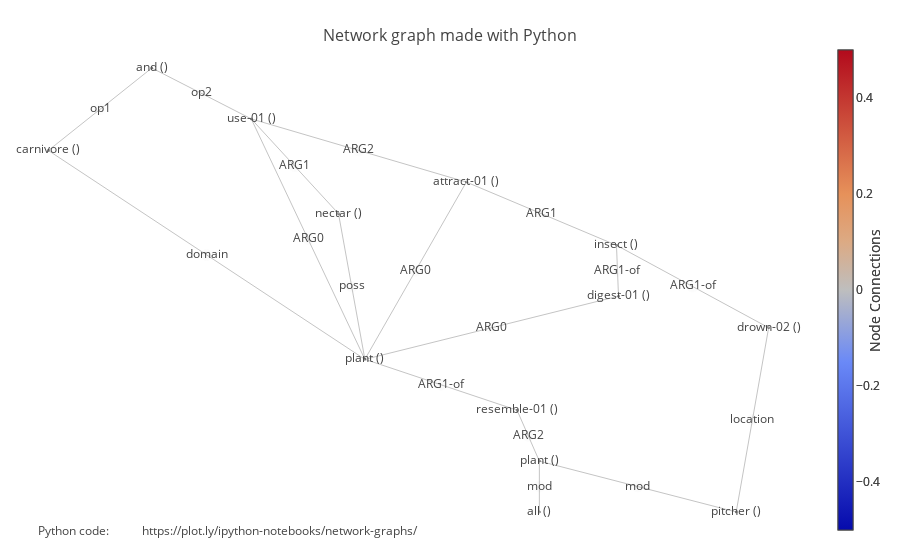

Here is the notebook cell this chart was saved with:
### Code cell
fig = go.Figure(
    data=[edge_trace, node_trace, edge_info_node_trace],
    layout=go.Layout(
    title='<br>Network graph made with Python',
    titlefont=dict(size=16),
    showlegend=False,
    hovermode='closest',
    margin=dict(b=20,l=5,r=5,t=40),
    annotations=[ dict(
        text="""
        Python code: <a href='https://plot.ly/ipython-notebooks/network-graphs/'> 
        https://plot.ly/ipython-notebooks/network-graphs/</a>""",
        showarrow=False,
        xref="paper", yref="paper",
        x=0.005, y=-0.002 ) ],
    xaxis=dict(showgrid=False, zeroline=False, showticklabels=False),
    yaxis=dict(showgrid=False, zeroline=False, showticklabels=False)))

iplot(fig, filename='networkx')
print(mrp_json.get('input'))

### Figure 1 — Plotly figure (JSON) as saved in the notebook; plotly's stock layout.template omitted (floating-point values rounded to 4 significant figures)
{"data": [{"hoverinfo": "none", "line": {"color": "#888", "width": 0.5}, "mode": "lines", "text": [], "type": "scatter", "uid": "14ae4e84-be2b-4345-9376-2471fca501fb", "x": [106.2, 155.2, null, 106.2, 55.24, null, 55.24, 211.2, null, 211.2, 286.2, null, 286.2, 297.2, null, 297.2, 297.2, null, 297.2, 394.2, null, 155.2, 198.2, null, 155.2, 211.2, null, 155.2, 261.2, null, 198.2, 211.2, null, 261.2, 211.2, null, 261.2, 335.2, null, 335.2, 410.2, null, 335.2, 336.2, null, 410.2, 394.2, null, 336.2, 211.2, null], "y": [777, 690, null, 777, 636, null, 636, 279, null, 279, 192, null, 192, 105, null, 105, 18, null, 105, 18, null, 690, 528, null, 690, 279, null, 690, 582, null, 528, 279, null, 582, 279, null, 582, 474, null, 474, 333, null, 474, 387, null, 333, 18, null, 387, 279, null]}, {"hoverinfo": "text", "hovertext": ["id: 0<br />label: and", "id: 1<br />label: carnivore", "id: 2<br />label: plant", "id: 3<br />label: resemble-01", "id: 4<br />label: plant", "id: 5<br />label: all", "id: 6<br />label: use-01", "id: 7<br />label: nectar", "id: 8<br />label: attract-01", "id: 9<br />label: insect", "id: 10<br />label: drown-02", "id: 11<br />label: pitcher", "id: 12<br />label: digest-01"], "marker": {"color": [], "colorbar": {"thickness": 15, "title": {"side": "right", "text": "Node Connections"}, "xanchor": "left"}, "colorscale": "YlGnBu", "line": {"width": 2}, "reversescale": true, "showscale": true, "size": 0.5}, "mode": "markers+text", "text": ["and ()", "carnivore ()", "plant ()", "resemble-01 ()", "plant ()", "all ()", "use-01 ()", "nectar ()", "attract-01 ()", "insect ()", "drown-02 ()", "pitcher ()", "digest-01 ()"], "type": "scatter", "uid": "9ba9e2e7-ba9f-469f-bf99-719b0c5be231", "x": [106.2, 55.24, 211.2, 286.2, 297.2, 297.2, 155.2, 198.2, 261.2, 335.2, 410.2, 394.2, 336.2], "y": [777, 636, 279, 192, 105, 18, 690, 528, 582, 474, 333, 18, 387]}, {"hoverinfo": "text", "hovertext": ["source: 0<br />target: 6<br />label: op2", "source: 0<br />target: 1<br />label: op1", "source: 1<br />target: 2<br />label: domain", "source: 2<br />target: 3<br />label: ARG1-of<br />normal: ARG1", "source: 3<br />target: 4<br />label: ARG2", "source: 4<br />target: 5<br />label: mod<br />normal: domain", "source: 4<br />target: 11<br />label: mod<br />normal: domain", "source: 6<br />target: 7<br />label: ARG1", "source: 6<br />target: 2<br />label: ARG0", "source: 6<br />target: 8<br />label: ARG2", "source: 7<br />target: 2<br />label: poss", "source: 8<br />target: 2<br />label: ARG0", "source: 8<br />target: 9<br />label: ARG1", "source: 9<br />target: 10<br />label: ARG1-of<br />normal: ARG1", "source: 9<br />target: 12<br />label: ARG1-of<br />normal: ARG1", "source: 10<br />target: 11<br />label: location", "source: 12<br />target: 2<br />label: ARG0"], "marker": {"color": [], "colorbar": {"thickness": 15, "title": {"side": "right", "text": "Node Connections"}, "xanchor": "left"}, "line": {"width": 2}, "opacity": 0.01, "size": 10}, "mode": "markers+text", "text": ["op2", "op1", "domain", "ARG1-of", "ARG2", "mod", "mod", "ARG1", "ARG0", "ARG2", "poss", "ARG0", "ARG1", "ARG1-of", "ARG1-of", "location", "ARG0"], "type": "scatter", "uid": "0752f6d2-2626-4324-9a1b-a808bbcb3397", "x": [130.8, 80.75, 133.2, 248.8, 291.8, 297.2, 345.8, 176.8, 183.2, 208.2, 204.8, 236.2, 298.2, 372.8, 335.8, 402.2, 273.8], "y": [733.5, 706.5, 457.5, 235.5, 148.5, 61.5, 61.5, 609, 484.5, 636, 403.5, 430.5, 528, 403.5, 430.5, 175.5, 333]}], "layout": {"annotations": [{"showarrow": false, "text": "\n        Python code: <a href='https://plot.ly/ipython-notebooks/network-graphs/'> \n        https://plot.ly/ipython-notebooks/network-graphs/</a>", "x": 0.005, "xref": "paper", "y": -0.002, "yref": "paper"}], "hovermode": "closest", "margin": {"b": 20, "l": 5, "r": 5, "t": 40}, "showlegend": false, "title": {"font": {"size": 16}, "text": "<br>Network graph made with Python"}, "xaxis": {"showgrid": false, "showticklabels": false, "zeroline": false}, "yaxis": {"showgrid": false, "showticklabels": false, "zeroline": false}}}
